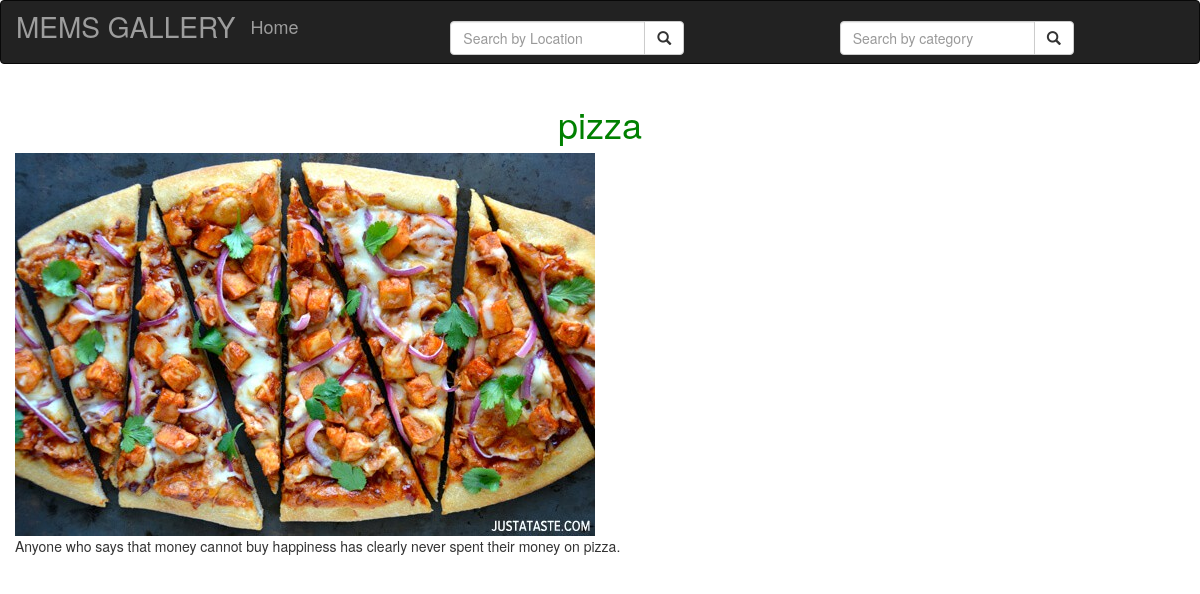
The app's page /images/4 with its own data.
### mems/models.py (models this page shows, shortened)
class Image(models.Model):
    image = models.ImageField(upload_to = 'images/', default='')
    name = models.CharField(max_length=30)
    description = models.TextField(max_length=120)
    location = models.ForeignKey(Location, on_delete=models.CASCADE)
    category = models.ForeignKey(Category,on_delete=models.CASCADE)

### mems/views.py (the view)
# urls.py: re_path(r'^images/(\d+)',views.image,name ='image')
def image(request, id):
    try:
        image = Image.objects.get(pk = id)
    except ObjectDoesNotExist:
        raise Http404()
    return render(request, 'image.html', {"image": image})

### mems/templates/image.html
{%extends 'base.html'%}
 {% block content %}
 <div class="container">
    <div class="row">
        <h1 class="text-center">{{image.name}}</h1>
    </div>
   <div class="row">
     <img src="{{image.image.url}}"  class="img-responsive" alt="">
   </div>
    <div class="row">
     <p>{{image.description}}</p>
    </div>
 </div>
 {% endblock %}

### static/css/basenews.css (style rules this page uses)
h1 { color: green; }

### records on screen
Image: name "pizza", image (picture), description "Anyone who says that money cannot buy happiness has clearly never spent their money on pizza."
